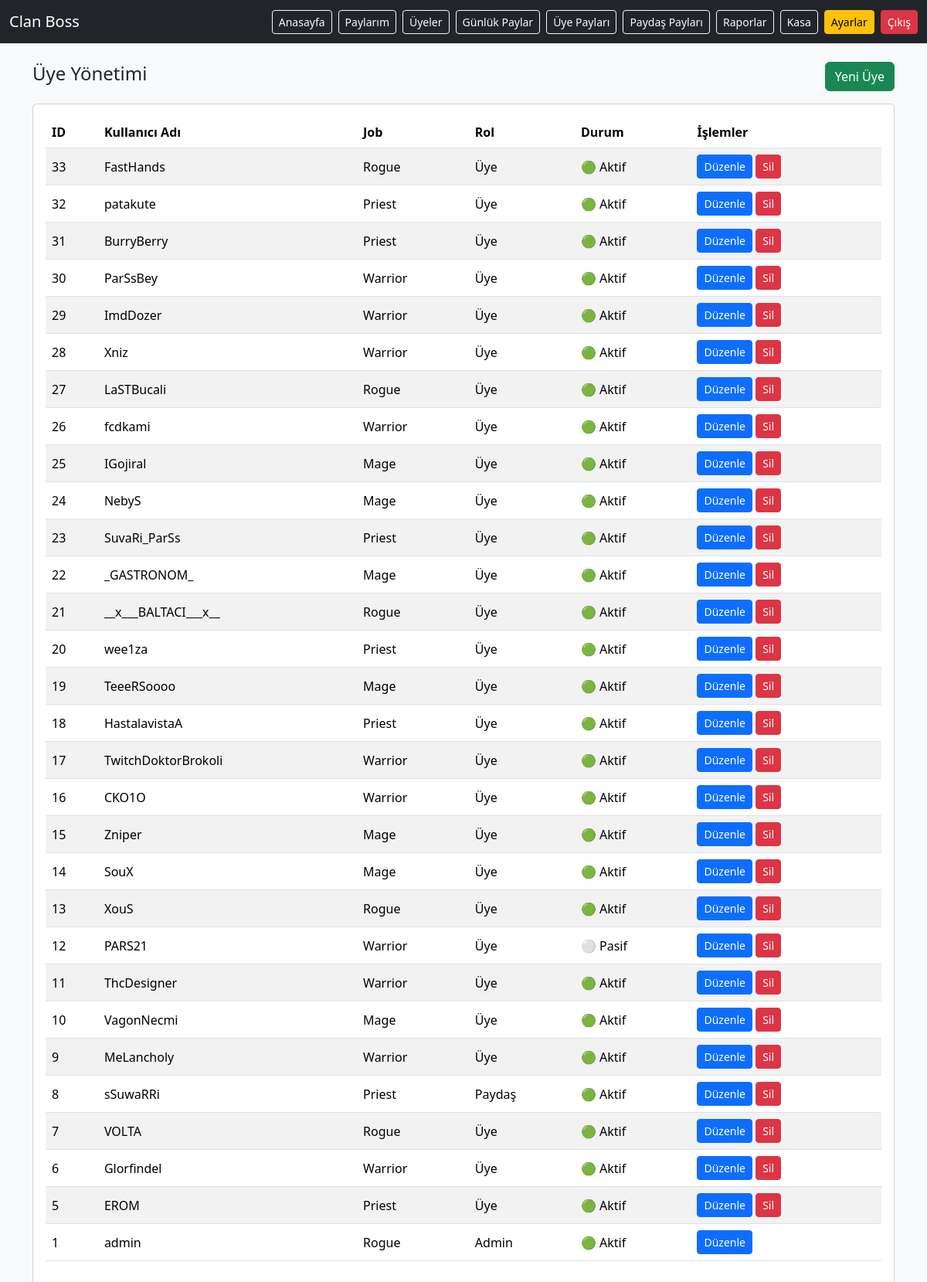
/members.php (signed in), run on the app's committed database.
### tables this page shows
CREATE TABLE `users` (
  `id` int(11) NOT NULL,
  `username` varchar(50) NOT NULL,
  `password` varchar(255) NOT NULL,
  `job` enum('Rogue','Priest','Mage','Warrior') NOT NULL DEFAULT 'Warrior',
  `role` enum('Admin','Paydaş','Üye') NOT NULL DEFAULT 'Üye',
  `is_active` tinyint(1) NOT NULL DEFAULT 1,
  `created_at` timestamp NOT NULL DEFAULT current_timestamp()
);

### members.php (the view, shortened to what this page needs)
<?php
require __DIR__.'/config.php'; requireAdmin();
$users=$pdo->query('SELECT * FROM users ORDER BY id DESC')->fetchAll();
?>
<!doctype html><html lang="tr"><head>
<link href="https://cdn.jsdelivr.net/npm/bootstrap@5.3.2/dist/css/bootstrap.min.css" rel="stylesheet">
</head><body class="bg-light">
<?php include __DIR__ . '/header.php'; ?>
<div class="container py-4">
<div class="d-flex justify-content-between align-items-center mb-3">
<h4>Üye Yönetimi</h4>
<div class="d-flex gap-2">
<a href="/member_form.php" class="btn btn-success">Yeni Üye</a>
</div></div>
<div class="card"><div class="card-body"><div class="table-responsive">
<table class="table table-striped align-middle">
<thead><tr><th>ID</th><th>Kullanıcı Adı</th><th>Job</th><th>Rol</th><th>Durum</th>
<th>İşlemler</th></tr></thead><tbody>
<?php foreach($users as $u): ?>
<tr>
<td><?= $u['id'] ?></td>
<td><?= htmlspecialchars($u['username']) ?></td>
<td><?= $u['job'] ?></td>
<td><?= $u['role'] ?></td>
<td><?= ((int)$u['is_active']===1 ? '🟢 Aktif' : '⚪ Pasif') ?></td>
<td>
<a class="btn btn-sm btn-primary" href="/member_form.php?id=<?= $u['id'] ?>">Düzenle</a>
<?php if($u['username']!=='admin'): ?>
<a class="btn btn-sm btn-danger" href="/member_delete.php?id=<?= $u['id'] ?>" onclick="return confirm('Silinsin mi?')">Sil</a>
<?php endif; ?>
</td>
</tr>
<?php endforeach; ?>
</tbody></table>
</div></div></div>
</div></body></html>

### data on the page
users: id "33", username "FastHands", job "Rogue", role "Üye", is_active "🟢 Aktif"
users: id "32", username "patakute", job "Priest", role "Üye", is_active "🟢 Aktif"
users: id "31", username "BurryBerry", job "Priest", role "Üye", is_active "🟢 Aktif"
users: id "30", username "ParSsBey", job "Warrior", role "Üye", is_active "🟢 Aktif"
users: id "29", username "ImdDozer", job "Warrior", role "Üye", is_active "🟢 Aktif"
users: id "28", username "Xniz", job "Warrior", role "Üye", is_active "🟢 Aktif"
users: id "27", username "LaSTBucali", job "Rogue", role "Üye", is_active "🟢 Aktif"
users: id "26", username "fcdkami", job "Warrior", role "Üye", is_active "🟢 Aktif"
users: id "25", username "IGojiral", job "Mage", role "Üye", is_active "🟢 Aktif"
users: id "24", username "NebyS", job "Mage", role "Üye", is_active "🟢 Aktif"
users: id "23", username "SuvaRi_ParSs", job "Priest", role "Üye", is_active "🟢 Aktif"
users: id "22", username "_GASTRONOM_", job "Mage", role "Üye", is_active "🟢 Aktif"
users: id "21", username "__x___BALTACI___x__", job "Rogue", role "Üye", is_active "🟢 Aktif"
users: id "20", username "wee1za", job "Priest", role "Üye", is_active "🟢 Aktif"
users: id "19", username "TeeeRSoooo", job "Mage", role "Üye", is_active "🟢 Aktif"
users: id "18", username "HastalavistaA", job "Priest", role "Üye", is_active "🟢 Aktif"
users: id "17", username "TwitchDoktorBrokoli", job "Warrior", role "Üye", is_active "🟢 Aktif"
users: id "16", username "CKO1O", job "Warrior", role "Üye", is_active "🟢 Aktif"
users: id "15", username "Zniper", job "Mage", role "Üye", is_active "🟢 Aktif"
users: id "14", username "SouX", job "Mage", role "Üye", is_active "🟢 Aktif"
users: id "13", username "XouS", job "Rogue", role "Üye", is_active "🟢 Aktif"
users: id "12", username "PARS21", job "Warrior", role "Üye", is_active "⚪ Pasif"
users: id "11", username "ThcDesigner", job "Warrior", role "Üye", is_active "🟢 Aktif"
users: id "10", username "VagonNecmi", job "Mage", role "Üye", is_active "🟢 Aktif"
users: id "9", username "MeLancholy", job "Warrior", role "Üye", is_active "🟢 Aktif"
users: id "8", username "sSuwaRRi", job "Priest", role "Paydaş", is_active "🟢 Aktif"
users: id "7", username "VOLTA", job "Rogue", role "Üye", is_active "🟢 Aktif"
users: id "6", username "Glorfindel", job "Warrior", role "Üye", is_active "🟢 Aktif"
users: id "5", username "EROM", job "Priest", role "Üye", is_active "🟢 Aktif"
users: id "1", username "admin", job "Rogue", role "Admin", is_active "🟢 Aktif"
